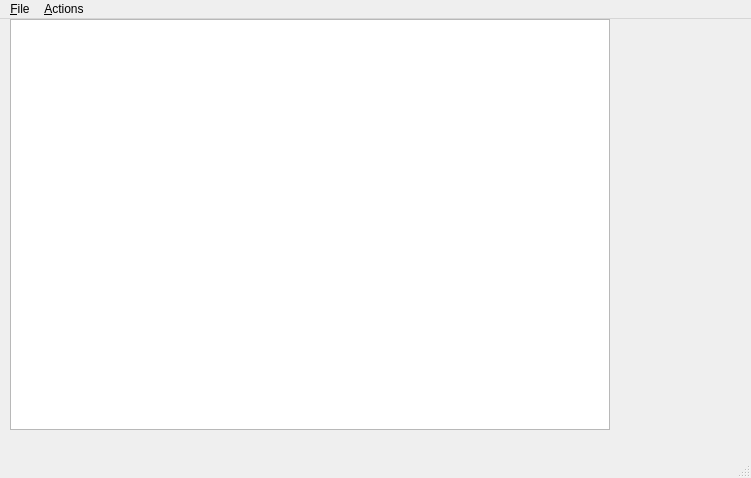
<?xml version="1.0" encoding="UTF-8"?>
<ui version="4.0">
 <class>MainWindow</class>
 <widget class="QMainWindow" name="MainWindow">
  <property name="geometry">
   <rect>
    <x>0</x>
    <y>0</y>
    <width>751</width>
    <height>478</height>
   </rect>
  </property>
  <property name="windowTitle">
   <string>Editable Tree Model</string>
  </property>
  <widget class="QWidget" name="centralwidget">
   <property name="sizePolicy">
    <sizepolicy hsizetype="Fixed" vsizetype="Fixed">
     <horstretch>0</horstretch>
     <verstretch>0</verstretch>
    </sizepolicy>
   </property>
   <widget class="QTreeView" name="view">
    <property name="geometry">
     <rect>
      <x>10</x>
      <y>0</y>
      <width>600</width>
      <height>411</height>
     </rect>
    </property>
    <property name="sizePolicy">
     <sizepolicy hsizetype="Expanding" vsizetype="Expanding">
      <horstretch>0</horstretch>
      <verstretch>0</verstretch>
     </sizepolicy>
    </property>
    <property name="minimumSize">
     <size>
      <width>600</width>
      <height>300</height>
     </size>
    </property>
    <property name="alternatingRowColors">
     <bool>true</bool>
    </property>
    <property name="selectionBehavior">
     <enum>QAbstractItemView::SelectItems</enum>
    </property>
    <property name="horizontalScrollMode">
     <enum>QAbstractItemView::ScrollPerPixel</enum>
    </property>
    <property name="animated">
     <bool>false</bool>
    </property>
    <property name="allColumnsShowFocus">
     <bool>true</bool>
    </property>
   </widget>
  </widget>
  <widget class="QMenuBar" name="menubar">
   <property name="geometry">
    <rect>
     <x>0</x>
     <y>0</y>
     <width>751</width>
     <height>23</height>
    </rect>
   </property>
   <widget class="QMenu" name="fileMenu">
    <property name="title">
     <string>&amp;File</string>
    </property>
    <addaction name="actionOpen_File"/>
    <addaction name="exitAction"/>
   </widget>
   <widget class="QMenu" name="actionsMenu">
    <property name="title">
     <string>&amp;Actions</string>
    </property>
    <addaction name="insertRowAction"/>
    <addaction name="removeRowAction"/>
    <addaction name="separator"/>
    <addaction name="insertChildAction"/>
    <addaction name="separator"/>
    <addaction name="actionUndo"/>
    <addaction name="actionRedo"/>
   </widget>
   <addaction name="fileMenu"/>
   <addaction name="actionsMenu"/>
  </widget>
  <widget class="QStatusBar" name="statusbar"/>
  <action name="exitAction">
   <property name="text">
    <string>E&amp;xit</string>
   </property>
   <property name="shortcut">
    <string>Ctrl+Q</string>
   </property>
  </action>
  <action name="insertRowAction">
   <property name="text">
    <string>Insert Row</string>
   </property>
   <property name="shortcut">
    <string>Ctrl+I, R</string>
   </property>
  </action>
  <action name="removeRowAction">
   <property name="text">
    <string>Remove Row</string>
   </property>
   <property name="shortcut">
    <string>Ctrl+R, R</string>
   </property>
  </action>
  <action name="insertColumnAction">
   <property name="text">
    <string>Insert Column</string>
   </property>
   <property name="shortcut">
    <string>Ctrl+I, C</string>
   </property>
  </action>
  <action name="removeColumnAction">
   <property name="text">
    <string>Remove Column</string>
   </property>
   <property name="shortcut">
    <string>Ctrl+R, C</string>
   </property>
  </action>
  <action name="insertChildAction">
   <property name="text">
    <string>Insert Child</string>
   </property>
   <property name="shortcut">
    <string>Ctrl+N</string>
   </property>
  </action>
  <action name="actionOpen_File">
   <property name="text">
    <string>Open File</string>
   </property>
  </action>
  <action name="actionUndo">
   <property name="text">
    <string>Undo</string>
   </property>
  </action>
  <action name="actionRedo">
   <property name="text">
    <string>Redo</string>
   </property>
  </action>
 </widget>
 <resources/>
 <connections/>
</ui>
